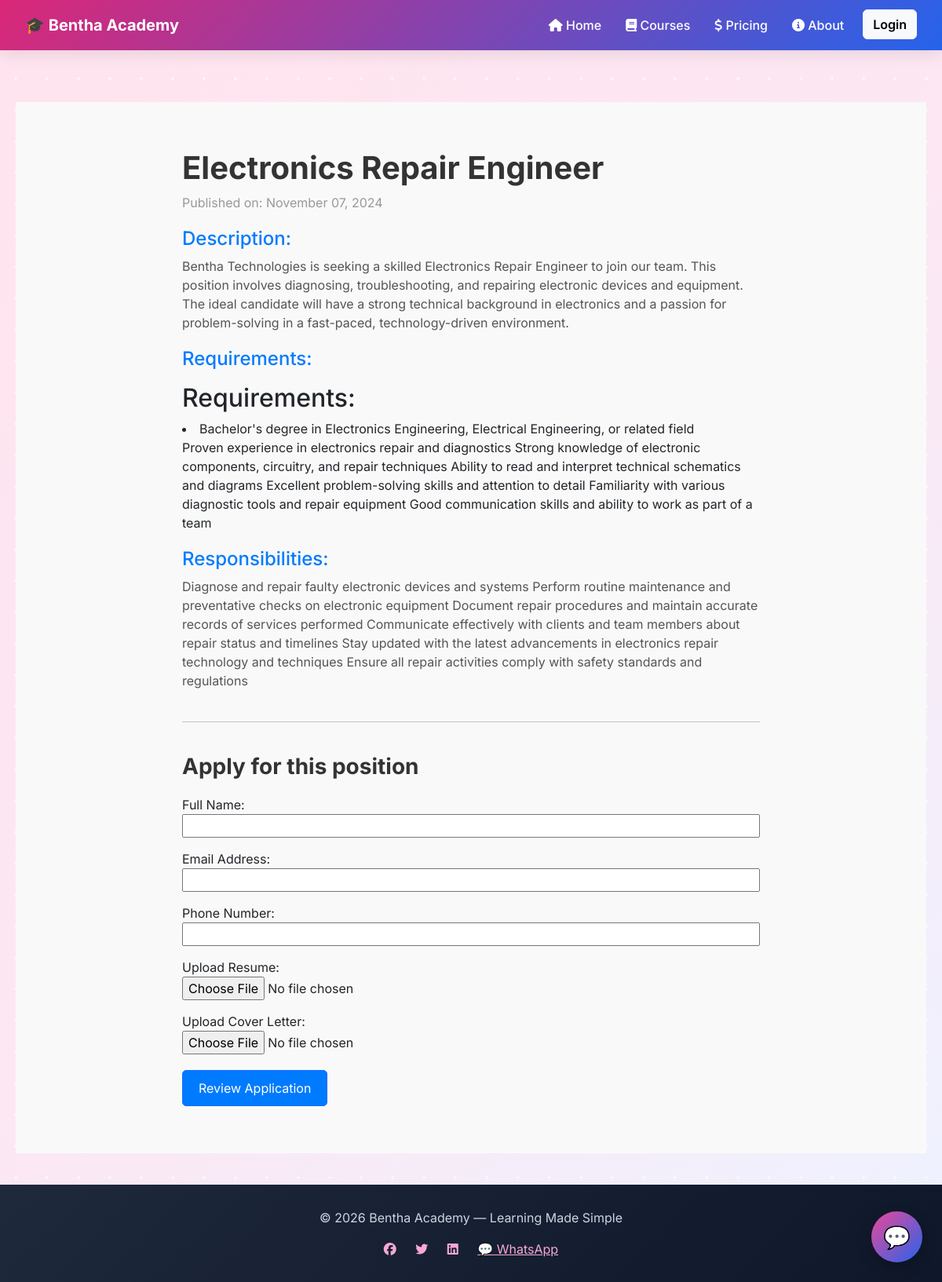
Page /career/1/ on the committed database.
### commerce_app/models.py (models this page shows, shortened)
class Career(models.Model):
    title = models.CharField(max_length=200)
    description = models.TextField()
    requirements = models.TextField()
    responsibilities = models.TextField()
    published_date = models.DateTimeField(auto_now_add=True)

### commerce_app/views.py (the view)
# urls.py: path('career/<int:pk>/', career_detail, name='career_detail'),
def career_detail(request, pk):
    career = get_object_or_404(Career, pk=pk)
    if request.method == 'POST':
        form = JobApplicationForm(request.POST, request.FILES)
        if form.is_valid():
            resume_file_path = None
            cover_letter_file_path = None
            if 'resume' in request.FILES:
                resume_file = request.FILES['resume']
                resume_file_path = default_storage.save(f'resumes/{resume_file.name}', resume_file)
            if 'cover_letter' in request.FILES:
                cover_letter_file = request.FILES['cover_letter']
                cover_letter_file_path = default_storage.save(f'cover_letters/{cover_letter_file.name}', cover_letter_file)  # Corrected here
            request.session['application_data'] = {
                'full_name': form.cleaned_data['full_name'],
                'email': form.cleaned_data['email'],
                'phone_number': form.cleaned_data['phone_number'],
                'resume': resume_file_path,
                'cover_letter': cover_letter_file_path,
            }
            return redirect('career_detail_review', pk=pk)
    else:
        form = JobApplicationForm()
    return render(request, 'career_detail.html', {'career': career, 'form': form})

### commerce_app/forms.py
class JobApplicationForm(forms.Form):
    full_name = forms.CharField(max_length=200, required=True, label="Full Name")
    email = forms.EmailField(required=True, label="Email Address")
    phone_number = forms.CharField(max_length=20, required=True, label="Phone Number")
    resume = forms.FileField(required=False, label="Upload Resume")
    cover_letter = forms.FileField(required=False, label="Upload Cover Letter")

### commerce_app/templates/career_detail.html (shortened to what this page needs)
{% extends "home_master.html" %}
{% block content %}
<section class="section-career-detail" style="padding: 60px 0; background-color: #f9f9f9;">
  <div class="container">
    <div class="row justify-content-center">
      <div class="col-lg-8">
        <h1 class="career-title" style="color: #333; font-size: 2.5rem; font-weight: bold;">{{ career.title }}</h1>
        <p class="career-published-date" style="color: #999;">Published on: {{ career.published_date|date:"F d, Y" }}</p>
        <div class="career-description" style="margin-top: 20px;">
          <h4 style="color: #007bff;">Description:</h4>
          <p style="color: #555;">{{ career.description|safe }}</p>
        </div>
        <div class="career-requirements" style="margin-top: 20px;">
          <h4 style="color: #007bff;">Requirements:</h4>
          <p style="color: #555;">{{ career.requirements|safe }}</p>
        </div>
        <div class="career-responsibilities" style="margin-top: 20px;">
          <h4 style="color: #007bff;">Responsibilities:</h4>
          <p style="color: #555;">{{ career.responsibilities|safe }}</p>
        </div>
        <hr style="margin: 40px 0;">
        <h3 style="color: #333; font-size: 1.75rem; font-weight: bold;">Apply for this position</h3>
        <form method="post" enctype="multipart/form-data" style="margin-top: 20px;">
          <div class="form-group" style="display: flex; flex-direction: column; gap: 15px;">
            <div style="display: flex; flex-direction: column;">
              {{ form.full_name.label_tag }}
              {{ form.full_name }}
            </div>
            <div style="display: flex; flex-direction: column;">
              {{ form.email.label_tag }}
              {{ form.email }}
            </div>
            <div style="display: flex; flex-direction: column;">
              {{ form.phone_number.label_tag }}
              {{ form.phone_number }}
            </div>
            <div style="display: flex; flex-direction: column;">
              {{ form.resume.label_tag }}
              {{ form.resume }}
            </div>
            <div style="display: flex; flex-direction: column;">
              {{ form.cover_letter.label_tag }}
              {{ form.cover_letter }}
            </div>
          </div>
          <button type="submit" name="review" class="btn btn-primary" style="background-color: #007bff; padding: 10px 20px; border-radius: 5px; margin-top: 20px;">Review Application</button>
        </form>
      </div>
    </div>
  </div>
</section>
{% endblock %}

### commerce_app/templates/home_master.html (style rules this page uses)
body { font-family:'Inter',sans-serif; background:linear-gradient(135deg,#ffe4ef,#fce7f3,#eef2ff); margin:0; display:flex; flex-direction:column; min-height:100vh; }
body::before { content:""; position:fixed; inset:0; background-image:radial-gradient(circle at 20px 20px,rgba(255,255,255,.5) 2px,transparent 2px); background-size:40px 40px; pointer-events:none; z-index:-1; }

### rows in the picture
Career: title "Electronics Repair Engineer", published_date "November 07, 2024", description "Bentha Technologies is seeking a skilled Electronics Repair Engineer to join our team. This position involves diagnosing, troubleshooting, and repairing electronic devices and equipment. The ideal candidate will have a strong technical background in electronics and a passion for problem-solving in a fast-paced, technology-driven environment.", requirements "Requirements: Bachelor's degree in Electronics Engineering, Electrical Engineering, or related field Proven experience in electronics repair and diagnostics Strong knowledge of electronic components, circuitry, and repair techniques Ability to read and interpret technical schematics and diagrams Excellent problem-solving skills and attention to detail Familiarity with various diagnostic tools and repair equipment Good communication skills and ability to work as part of a team", responsibilities "Diagnose and repair faulty electronic devices and systems Perform routine maintenance and preventative checks on electronic equipment Document repair procedures and maintain accurate records of services performed Communicate effectively with clients and team members about repair status and timelines Stay updated with the latest advancements in electronics repair technology and techniques Ensure all repair activities comply with safety standards and regulations"
